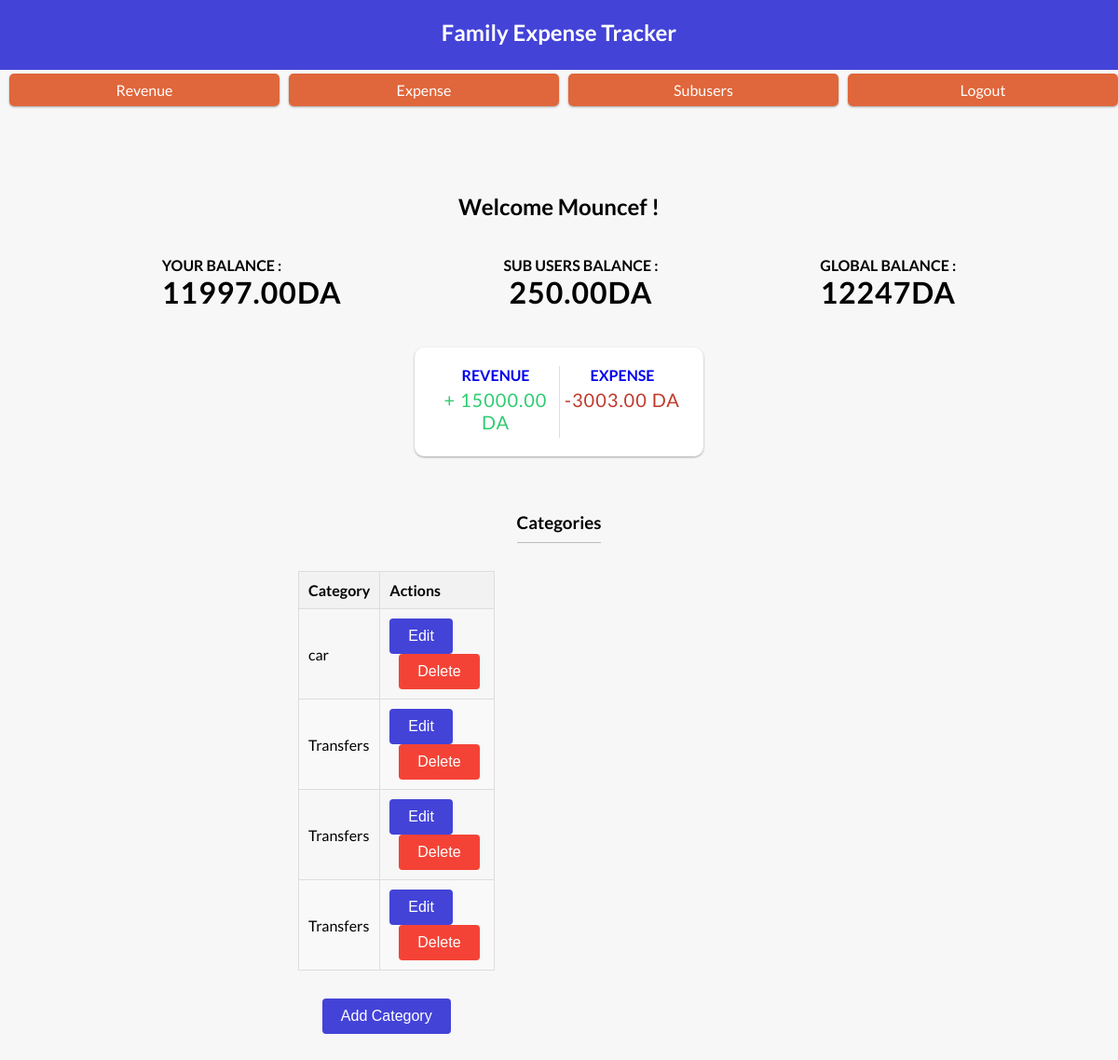
Screenshot of /pages/categories.php (signed in) with the database file from the repository.
### tables this page shows
CREATE TABLE `expenses` (
  `expense_id` int(11) NOT NULL,
  `user_id` int(11) NOT NULL,
  `sub_user_id` int(11) DEFAULT NULL,
  `category_id` int(11) NOT NULL,
  `expense_amount` decimal(10,2) NOT NULL,
  `expense_description` text NOT NULL,
  `date_added` date NOT NULL DEFAULT current_timestamp()
);

CREATE TABLE `categories` (
  `category_id` int(11) NOT NULL,
  `category_name` varchar(50) NOT NULL,
  `user_id` int(11) NOT NULL
);

### utility/get_balances.php (called while the page is built, shortened)
<?php
require_once "db_connection.php";
$user_id = $_SESSION['user_id'];
$username = $_SESSION['username'];
$stmt = $conn->prepare("SELECT
        (SELECT IFNULL(SUM(revenue_amount),0) FROM revenue WHERE user_id = ? AND sub_user_id is NULL) -
        (SELECT IFNULL(SUM(expense_amount),0) FROM expenses WHERE user_id = ? AND sub_user_id is NULL ) AS balance");
$stmt->bind_param("ii", $user_id, $user_id);
$stmt->execute();
$result = $stmt->get_result();
if ($result->num_rows > 0) {
    $row = $result->fetch_assoc();
    $user_balance = $row["balance"];
} else {
    $_SESSION["error_message"] = "No balance found for the user.";
}
$stmt = $conn->prepare("SELECT
        (SELECT IFNULL(SUM(revenue_amount),0) FROM revenue WHERE user_id = ? AND sub_user_id is NULL) AS revenue");
$stmt->bind_param("i", $user_id);
$stmt->execute();
$result = $stmt->get_result();
if ($result->num_rows > 0) {
    $row = $result->fetch_assoc();
    $user_revenue = $row["revenue"];
} else {
    $_SESSION["error_message"] = "No revenue found for the user.";
}
$stmt = $conn->prepare("SELECT
        (SELECT IFNULL(SUM(expense_amount),0) FROM expenses WHERE user_id = ? AND sub_user_id is NULL) AS expense");
$stmt->bind_param("i", $user_id);
$stmt->execute();
$result = $stmt->get_result();
if ($result->num_rows > 0) {
    $row = $result->fetch_assoc();
    $user_expenses = $row["expense"];
} else {
    $_SESSION["error_message"] = "No revenue found for the user.";
}
$stmt = $conn->prepare("SELECT SUM((SELECT IFNULL(SUM(revenue_amount),0) FROM Revenue WHERE user_id = ? AND sub_user_id IS NOT NULL) -
(SELECT IFNULL(SUM(expense_amount),0) FROM Expenses WHERE user_id = ? AND sub_user_id IS NOT NULL)) AS balance FROM sub_users WHERE user_id = ?");
$stmt->bind_param("iii", $user_id, $user_id, $user_id);
$stmt->execute();
$result = $stmt->get_result();
if ($result->num_rows > 0) {
    $row = $result->fetch_assoc();
    $sub_users_balance = $row["balance"];
} else {
    $_SESSION["error_message"] = "No Sub-Users balance found.";
}

### pages/categories.php (the view, shortened to what this page needs)
<?php
require_once "../utility/db_connection.php";
include "../utility/get_balances.php";
$global_balance = $user_balance + $sub_users_balance;
?>
<!doctype html>
<html lang="en">
<head>
	<link rel="stylesheet" href="../style/style2.css">
</head>
<body>
	<header>
		<a href="../index.php" class="title">
			<h2>Family Expense Tracker</h2>
		</a>
		<div class="user-profile">
			<a href="../pages/revenue.php" class="btn">Revenue</a>
			<a href="../pages/expense.php" class="btn">Expense</a>
			<a href="../pages/sub_users.php" class="btn">Subusers</a>
			<a href="../utility/logout.php" class="btn">Logout</a>
		</div>
	</header>
	<h2 class="welcome">Welcome
		<?php echo $username; ?> !</h2>
	<div class="balances">
		<div class="balance">
			<h4>Your balance :</h4>
			<h1><?php echo $user_balance ?>DA</h1>
		</div>
		<div class="balance">
			<h4>Sub Users balance :</h4>
			<h1><?php echo $sub_users_balance ?>DA</h1>
		</div>
		<div class="balance">
			<h4>Global balance :</h4>
			<h1><?php echo $global_balance ?>DA</h1>
		</div>
	</div>
	<div class="inc-exp-container">
		<a href="revenue.php">
			<h4>Revenue</h4>
			<p id="money-plus" class="money plus">+ <?php echo $user_revenue ?> DA</p>
		</a>
		<a href="expense.php">
			<h4>Expense</h4>
			<p id="money-minus" class="money minus">-<?php echo $user_expenses ?> DA</p>
		</a>
	</div>
	<section>
		<h3>Categories</h3>
		<?php
		$stmt = $conn->prepare("SELECT expenses.*, categories.category_name
        FROM expenses
        JOIN categories ON expenses.category_id = categories.category_id
        WHERE expenses.user_id = ?");
		$stmt->bind_param("i", $_SESSION['user_id']);
		$stmt->execute();
		$result = $stmt->get_result();
		?>
		<div class="container-expenses">
			<table>
				<thead>
					<tr>
						<th>Category</th>
						<th>Actions</th>
					</tr>
				</thead>
				<tbody>
					<?php while ($row = $result->fetch_assoc()) { ?>
						<tr>
							<td><?php echo $row['category_name']; ?></td>
							<td>
								<form action="../pages/edit_category.php" method="post">
									<button class="btn-edit" type="submit">Edit</button>
								</form>
								<form action="../utility/delete_category.php" method="post">
									<button class="btn-delete" type="submit">Delete</button>
								</form>
							</td>
						</tr>
					<?php } ?>
				</tbody>
			</table>
			<div class="btn-container">
				<button class="btn-add" href="../index.php">Add Category</button>
			</div>
		</div>
	</section>
</body>
</html>

### style/style2.css (style rules this page uses)
:root { --box-shadow: 0 1px 3px rgba(0, 0, 0, 0.12), 0 1px 2px rgba(0, 0, 0, 0.24); }
* { box-sizing: border-box; }
body { background-color: #f7f7f7; display: flex; flex-direction: column; align-items: center; justify-content: center; min-height: 100vh; margin: 0; font-family: 'Lato', sans-serif; }
.welcome { margin-top: 0%; }
.balances { display: flex; justify-content: space-evenly; flex-direction: row; margin: 20px 0; width: 100%; }
.balance { display: flex; flex-direction: column; }
header { z-index: 99; background-color: #4343d8; color: #FFFFFF; text-align: center; height: 75px; width: 100%; position: fixed; top:0px; }
.title { text-decoration: none; color: white; }
h1 { letter-spacing: 1px; margin: 0; }
h3 { border-bottom: 1px solid #bbb; padding-bottom: 10px; margin: 40px 0 10px; }
h4 { margin: 0; text-transform: uppercase; }
.inc-exp-container { background-color: #fff; border-radius: 10px; box-shadow: var(--box-shadow); padding: 20px; display: flex; justify-content: space-between; margin: 20px 0; }
.inc-exp-container > a { flex: 1; text-align: center; cursor: pointer; text-decoration: none; }
.inc-exp-container > a:first-of-type { border-right: 1px solid #dedede; }
.money { font-size: 20px; letter-spacing: 1px; margin: 5px 0; }
.money.plus { color: #2ecc71; }
.money.minus { color: #c0392b; }
.container-expenses { position: absolute; left: calc(50% - 300px); max-width: 800px; margin: 0 auto; padding: 20px; }
h1 { text-align: center; }
table { margin: 0 auto; border-collapse: collapse; width: 100%; margin-bottom: 50px; }
th, td { padding: 10px; text-align: left; border: 1px solid #ddd; }
th { background-color: #f2f2f2; font-weight: bold; }
tr:nth-child(even) { background-color: #f9f9f9; }
.btn-edit, .btn-delete, .btn-add { display: inline-block; padding: 10px 20px; margin-right: 5px; border: none; border-radius: 4px; font-size: 16px; color: #fff; cursor: pointer; text-align: center; }
.btn-edit { background-color: #4343d8; }
.btn-delete { background-color: #f44336; margin-left: 10px; }
.btn-add { background-color: #4343d8; margin-top: 10px; margin-right: 0; }
.btn-container { position: relative; top: -30px; left: -5%; display: flex; justify-content: center; flex-direction: row; align-items: center; }
.user-profile { display: flex; flex-direction: row; align-items: center; }
.btn { cursor: pointer; background-color: #4343d8;; box-shadow: var(--box-shadow); color: #fff; border: 0; display: block; font-size: 16px; margin: 10px 0 30px; padding: 10px; width: 100%; }
.user-profile a { margin-left: 10px; padding: 8px 15px; border-radius: 5px; color: #fff; text-decoration: none; font-size: 16px; background-color: rgba(220, 75, 23, 0.839); }

### rows the page displays
expenses: category.category_name "car"
expenses: category.category_name "Transfers"
expenses: category.category_name "Transfers"
expenses: category.category_name "Transfers"

### other values shown
$username "Mouncef"
$user_balance "11997.00"
$sub_users_balance "250.00"
$global_balance "12247"
$user_revenue "15000.00"
$user_expenses "3003.00"
